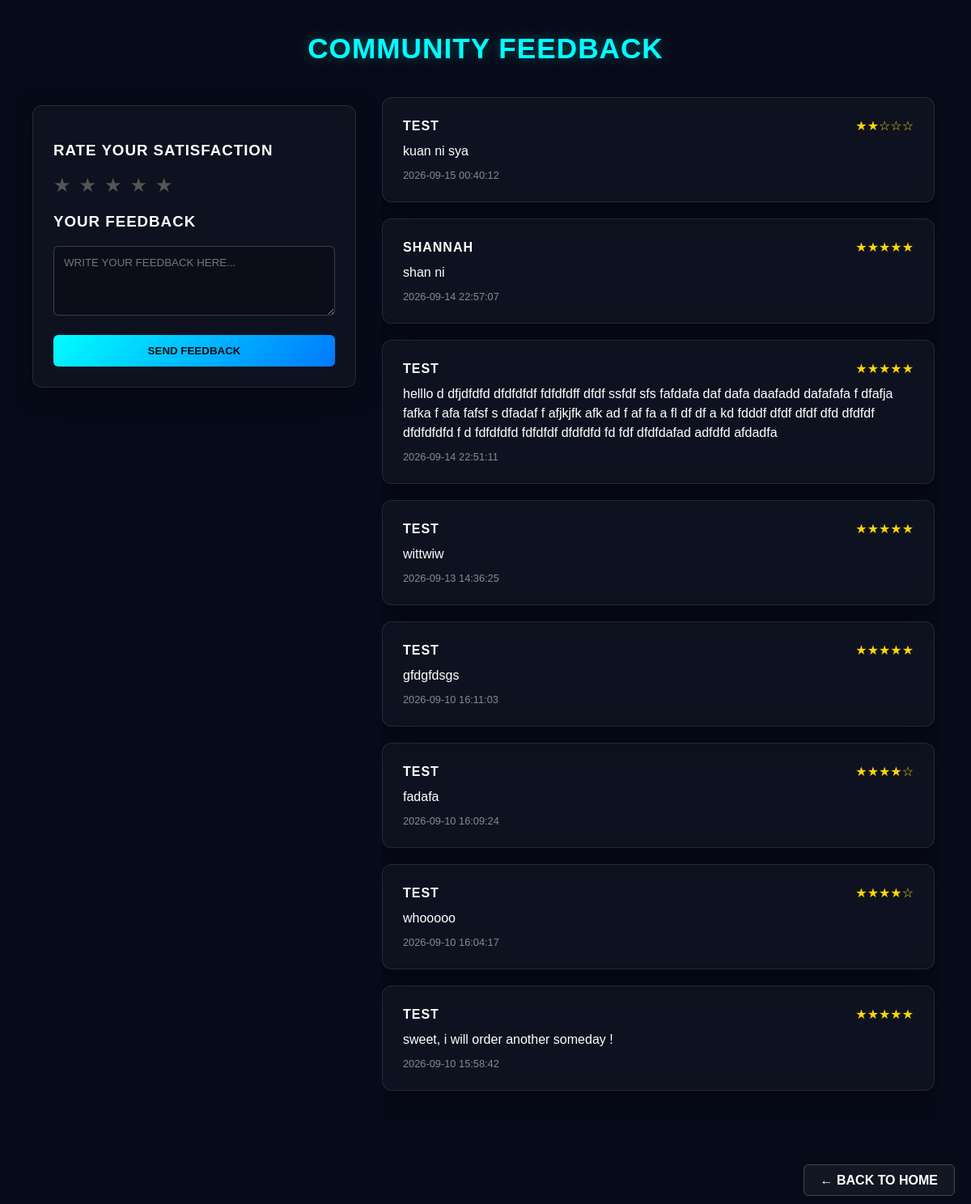
Page /clients/feedbackclients.php on the committed database.
### tables this page shows
CREATE TABLE `feedback` (
  `id` int(11) NOT NULL,
  `user_id` int(11) NOT NULL,
  `rating` int(11) NOT NULL,
  `feedback_text` text NOT NULL,
  `created_at` datetime NOT NULL
);

CREATE TABLE `users` (
  `id` int(11) NOT NULL,
  `fullname` varchar(100) NOT NULL,
  `email` varchar(100) NOT NULL,
  `password` varchar(255) NOT NULL,
  `created_at` timestamp NOT NULL DEFAULT current_timestamp(),
  `role` varchar(20) DEFAULT 'client',
  `PROFILE_IMAGE` varchar(255) DEFAULT NULL,
  `username` varchar(50) NOT NULL
);

### clients/feedbackclients.php (the view, shortened to what this page needs)
<?php
require_once __DIR__ . '/../db_connect.php';
$feedback_query = "SELECT f.id, f.user_id, f.rating, f.feedback_text, f.created_at, u.fullname
                   FROM feedback f
                   JOIN users u ON f.user_id = u.id
                   ORDER BY f.created_at DESC";
$feedback_result = $conn->query($feedback_query);
?>
<!DOCTYPE html>
<html lang="en">
<head>
    <link rel="stylesheet" href="../feedbacks.css">
</head>
<body>
    <div class="main-header">
        <h1>COMMUNITY FEEDBACK</h1>
    </div>
    <div class="feedback-container">
        <div class="feedback-left">
            <div class="glass-card">
                <form method="POST" action="feedbackclients.php">
                    <h3>RATE YOUR SATISFACTION</h3>
                    <div class="star-rating">
                        <input type="radio" id="star5" name="rating" value="5" required /><label for="star5" title="5 stars">&#9733;</label>
                        <input type="radio" id="star4" name="rating" value="4" /><label for="star4" title="4 stars">&#9733;</label>
                        <input type="radio" id="star3" name="rating" value="3" /><label for="star3" title="3 stars">&#9733;</label>
                        <input type="radio" id="star2" name="rating" value="2" /><label for="star2" title="2 stars">&#9733;</label>
                        <input type="radio" id="star1" name="rating" value="1" /><label for="star1" title="1 star">&#9733;</label>
                    </div>
                    <h3 class="feedback-title-margin">YOUR FEEDBACK</h3>
                    <textarea name="feedback_text" rows="4" required class="form-input feedback-textarea" placeholder="WRITE YOUR FEEDBACK HERE..."></textarea>
                    <div class="form-actions">
                        <button type="submit" name="submit_feedback" class="btn-save">SEND FEEDBACK</button>
                    </div>
                </form>
            </div>
        </div>
        <div class="feedback-right">
            <div class="community-list-wrapper">
                <?php if ($feedback_result && $feedback_result->num_rows > 0): ?>
                    <?php while ($row = $feedback_result->fetch_assoc()): ?>
                        <?php
                            $fullname_parts = explode(' ', trim($row['fullname']));
                            $first_name = $fullname_parts[0];
                        ?>
                        <div class="glass-card community-card">
                            <div class="community-header-row">
                                <strong><?php echo strtoupper(htmlspecialchars($first_name)); ?></strong>
                                <span class="star-display">
                                    <?php echo str_repeat('&#9733;', intval($row['rating'])) . str_repeat('&#9734;', 5 - intval($row['rating'])); ?>
                                </span>
                            </div>
                            <p class="community-feedback-text"><?php echo nl2br(htmlspecialchars($row['feedback_text'])); ?></p>
                            <div class="feedback-footer-row">
                                <div class="feedback-meta"><?php echo $row['created_at']; ?></div>
                            </div>
                        </div>
                    <?php endwhile; ?>
                <?php else: ?>
                    <div class="glass-card no-feedback-card">
                        NO COMMUNITY FEEDBACK AVAILABLE YET.
                    </div>
                <?php endif; ?>
            </div>
        </div>
    </div>
    <div class="back-button-container">
        <a href="../index.php" class="styled-back-btn">&larr; BACK TO HOME</a>
    </div>
</body>
</html>

### feedbacks.css (style rules this page uses)
html, body { font-family: 'Nexa', Arial, sans-serif; font-weight: 200; margin: 0; padding: 20px; background-color: #070B19; color: #ffffff; height: 100vh; box-sizing: border-box; overflow: hidden; }
h1, h3, strong { font-family: 'Nexa', Arial, sans-serif; font-weight: 800; letter-spacing: 1px; }
.main-header { text-align: center; margin-bottom: 20px; }
.main-header h1 { font-size: 2.2rem; color: #00ffff; text-shadow: 0 0 15px rgba(0, 255, 255, 0.3); margin: 0; }
.feedback-container { display: flex; align-items: flex-start; gap: 2rem; height: calc(100vh - 120px); }
.feedback-left { position: relative; top: 30px; flex: 0 0 400px; }
.feedback-right { position: relative; top: 20px; flex: 1; display: flex; flex-direction: column; height: 100%; }
.glass-card { background: rgba(255, 255, 255, 0.03); backdrop-filter: blur(10px); border: 1px solid rgba(255, 255, 255, 0.1); border-radius: 12px; padding: 25px; box-shadow: 0 8px 32px 0 rgba(0, 0, 0, 0.37); margin-bottom: 20px; }
.star-rating { display: flex; flex-direction: row-reverse; justify-content: flex-end; gap: 10px; font-size: 1.5rem; margin: 15px 0; }
.star-rating label { cursor: pointer; color: #555; transition: color 0.2s ease; }
.feedback-title-margin { margin-top: 20px; }
.form-input { width: 100%; background: rgba(0, 0, 0, 0.2); border: 1px solid rgba(255, 255, 255, 0.2); border-radius: 6px; color: #fff; padding: 12px; font-family: 'Nexa', Arial, sans-serif; font-weight: 200; resize: vertical; box-sizing: border-box; }
.form-actions { margin-top: 20px; }
.btn-save { background: linear-gradient(135deg, #00ffff, #0077ff); color: #070B19; border: none; padding: 12px 25px; font-family: 'Nexa', Arial, sans-serif; font-weight: 800; border-radius: 6px; cursor: pointer; transition: all 0.3s ease; width: 100%; }
.community-list-wrapper { flex: 1; overflow-y: auto; padding-right: 5px; max-height: calc(100vh - 200px); }
.community-header-row { display: flex; justify-content: space-between; align-items: center; margin-bottom: 10px; }
.star-display { color: #ffd700; }
.community-feedback-text { margin: 10px 0; line-height: 1.5; }
.feedback-meta { font-size: 0.8rem; color: rgba(255, 255, 255, 0.5); text-align: right; }
.back-button-container { position: absolute; bottom: 20px; right: 20px; }
.styled-back-btn { background: rgba(255, 255, 255, 0.05); border: 1px solid rgba(255, 255, 255, 0.2); color: #ffffff; padding: 10px 20px; border-radius: 6px; text-decoration: none; font-family: 'Nexa', Arial, sans-serif; font-weight: 800; transition: all 0.3s ease; }
.feedback-footer-row { display: flex; justify-content: space-between; align-items: center; margin-top: 10px; }

### rows in the picture
feedback: user.fullname "TEST", rating "★★", rating "☆☆☆", feedback_text "kuan ni sya", created_at "2026-09-15 00:40:12"
feedback: user.fullname "SHANNAH", rating "★★★★★", feedback_text "shan ni", created_at "2026-09-14 22:57:07"
feedback: user.fullname "TEST", rating "★★★★★", feedback_text "helllo d dfjdfdfd dfdfdfdf fdfdfdff dfdf ssfdf sfs fafdafa daf dafa daafadd dafafafa f dfafja fafka f afa fafsf s dfadaf f afjkjfk afk ad f af fa a fl df df a kd fdddf dfdf dfdf dfd dfdfdf dfdfdfdfd f d fdfdfdfd fdfdfdf dfdfdfd fd fdf dfdfdafad adfdfd afdadfa", created_at "2026-09-14 22:51:11"
feedback: user.fullname "TEST", rating "★★★★★", feedback_text "wittwiw", created_at "2026-09-13 14:36:25"
feedback: user.fullname "TEST", rating "★★★★★", feedback_text "gfdgfdsgs", created_at "2026-09-10 16:11:03"
feedback: user.fullname "TEST", rating "★★★★", rating "☆", feedback_text "fadafa", created_at "2026-09-10 16:09:24"
feedback: user.fullname "TEST", rating "★★★★", rating "☆", feedback_text "whooooo", created_at "2026-09-10 16:04:17"
feedback: user.fullname "TEST", rating "★★★★★", feedback_text "sweet, i will order another someday !", created_at "2026-09-10 15:58:42"
